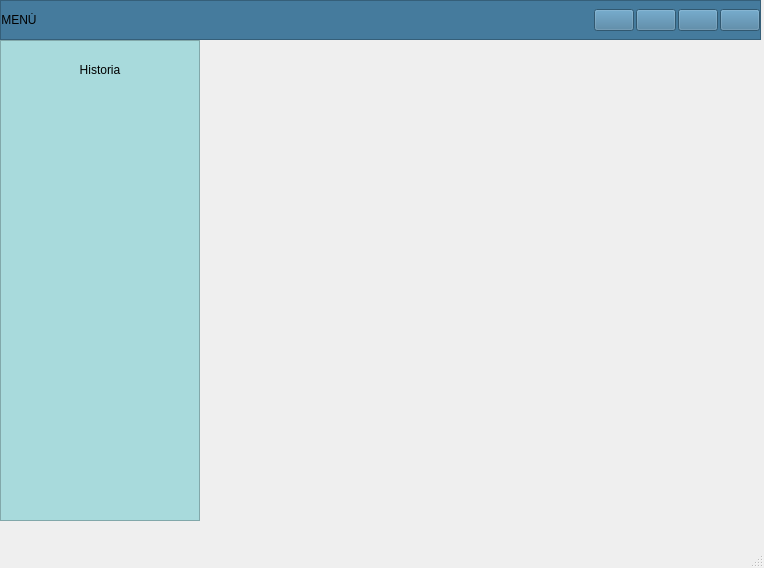
<?xml version="1.0" encoding="UTF-8"?>
<ui version="4.0">
 <class>MainWindow</class>
 <widget class="QMainWindow" name="MainWindow">
  <property name="geometry">
   <rect>
    <x>0</x>
    <y>0</y>
    <width>764</width>
    <height>568</height>
   </rect>
  </property>
  <property name="windowTitle">
   <string>MainWindow</string>
  </property>
  <widget class="QWidget" name="centralwidget">
   <widget class="QFrame" name="Frame_Superior">
    <property name="geometry">
     <rect>
      <x>0</x>
      <y>0</y>
      <width>761</width>
      <height>40</height>
     </rect>
    </property>
    <property name="minimumSize">
     <size>
      <width>0</width>
      <height>40</height>
     </size>
    </property>
    <property name="maximumSize">
     <size>
      <width>16777215</width>
      <height>40</height>
     </size>
    </property>
    <property name="styleSheet">
     <string notr="true">background-color: rgb(69, 123, 157);</string>
    </property>
    <property name="frameShape">
     <enum>QFrame::StyledPanel</enum>
    </property>
    <property name="frameShadow">
     <enum>QFrame::Raised</enum>
    </property>
    <layout class="QHBoxLayout" name="horizontalLayout_2">
     <property name="spacing">
      <number>2</number>
     </property>
     <property name="leftMargin">
      <number>0</number>
     </property>
     <property name="topMargin">
      <number>0</number>
     </property>
     <property name="rightMargin">
      <number>0</number>
     </property>
     <property name="bottomMargin">
      <number>0</number>
     </property>
     <item>
      <widget class="QPushButton" name="btn_menu">
       <property name="minimumSize">
        <size>
         <width>0</width>
         <height>0</height>
        </size>
       </property>
       <property name="maximumSize">
        <size>
         <width>16777215</width>
         <height>16777215</height>
        </size>
       </property>
       <property name="layoutDirection">
        <enum>Qt::LeftToRight</enum>
       </property>
       <property name="styleSheet">
        <string notr="true">QPushButton{
background-color:#457b9d;
font:87 12pt&quot;Arial Black&quot;;
border-radius:0px;
}

QPushButton:hover{
background-color: #a8dadc;
font:87 12pt&quot;Arial Back&quot;;
border-radius:0px;
}</string>
       </property>
       <property name="text">
        <string>MENÚ</string>
       </property>
       <property name="icon">
        <iconset>
         <normaloff>../../../Imagenes/bars-solid.svg</normaloff>../../../Imagenes/bars-solid.svg</iconset>
       </property>
      </widget>
     </item>
     <item>
      <spacer name="horizontalSpacer">
       <property name="orientation">
        <enum>Qt::Horizontal</enum>
       </property>
       <property name="sizeHint" stdset="0">
        <size>
         <width>523</width>
         <height>20</height>
        </size>
       </property>
      </spacer>
     </item>
     <item>
      <widget class="QPushButton" name="btn_minimizar">
       <property name="styleSheet">
        <string notr="true">QPushButtom{
border:0px;
}
QPushButton:hover{
border:5px solid #a8dadc;
background-color:#a8dadc;
}
</string>
       </property>
       <property name="text">
        <string/>
       </property>
       <property name="icon">
        <iconset>
         <normaloff>../../../Imagenes/window-minimize-solid.svg</normaloff>../../../Imagenes/window-minimize-solid.svg</iconset>
       </property>
      </widget>
     </item>
     <item>
      <widget class="QPushButton" name="btn_restaurar">
       <property name="styleSheet">
        <string notr="true">QPushButtom{
border:0px;
}
QPushButton:hover{
border:5px solid #a8dadc;
background-color:#a8dadc;
}</string>
       </property>
       <property name="text">
        <string/>
       </property>
       <property name="icon">
        <iconset>
         <normaloff>../../../Imagenes/window-restore-regular.svg</normaloff>../../../Imagenes/window-restore-regular.svg</iconset>
       </property>
      </widget>
     </item>
     <item>
      <widget class="QPushButton" name="btn_maximizar">
       <property name="styleSheet">
        <string notr="true">QPushButtom{
border:0px;
}
QPushButton:hover{
border:5px solid #a8dadc;
background-color:#a8dadc;
}</string>
       </property>
       <property name="text">
        <string/>
       </property>
       <property name="icon">
        <iconset>
         <normaloff>../../../Imagenes/window-maximize-solid.svg</normaloff>../../../Imagenes/window-maximize-solid.svg</iconset>
       </property>
      </widget>
     </item>
     <item>
      <widget class="QPushButton" name="btn_cerrar">
       <property name="maximumSize">
        <size>
         <width>16777215</width>
         <height>16777215</height>
        </size>
       </property>
       <property name="styleSheet">
        <string notr="true">QPushButtom{
border:0px;
}
QPushButton:hover{
border:5px solid #a8dadc;
background-color:#a8dadc;
}</string>
       </property>
       <property name="text">
        <string/>
       </property>
       <property name="icon">
        <iconset>
         <normaloff>../../../Imagenes/times-circle-solid.svg</normaloff>../../../Imagenes/times-circle-solid.svg</iconset>
       </property>
      </widget>
     </item>
    </layout>
   </widget>
   <widget class="QFrame" name="Frame_Inferior_Izq">
    <property name="geometry">
     <rect>
      <x>0</x>
      <y>40</y>
      <width>200</width>
      <height>481</height>
     </rect>
    </property>
    <property name="minimumSize">
     <size>
      <width>200</width>
      <height>0</height>
     </size>
    </property>
    <property name="maximumSize">
     <size>
      <width>200</width>
      <height>16777215</height>
     </size>
    </property>
    <property name="styleSheet">
     <string notr="true">QFrame{
background-color:#a8dadc;}

QPushButton{
background-color:#a8dadc;
border-top-left-radius: 20px;
border-bottom-left-radius: 20px;
font: 75 12pt &quot;Arial Narrow&quot;;
}
QPushButton:hover{
background-color:#a8dadc;
border-top-left-radius:20px;
border-bottom-left-radius:20px;
font: 75 12pt&quot;Arial Narrow&quot;;
}</string>
    </property>
    <property name="frameShape">
     <enum>QFrame::StyledPanel</enum>
    </property>
    <property name="frameShadow">
     <enum>QFrame::Raised</enum>
    </property>
    <layout class="QVBoxLayout" name="verticalLayout_3">
     <item>
      <widget class="QPushButton" name="pushButton_9">
       <property name="minimumSize">
        <size>
         <width>0</width>
         <height>40</height>
        </size>
       </property>
       <property name="maximumSize">
        <size>
         <width>16777215</width>
         <height>40</height>
        </size>
       </property>
       <property name="styleSheet">
        <string notr="true">QFrame{
background-color:#a8dadc;}

QPushButton{
background-color:#a8dadc;
border-top-left-radius: 20px;
border-bottom-left-radius: 20px;
font: 75 12pt &quot;Arial Narrow&quot;;
}
QPushButton:hover{
background-color:#f1faee;
border-top-left-radius:20px;
border-bottom-left-radius:20px;
font: 75 12pt&quot;Arial Narrow&quot;;
}
</string>
       </property>
       <property name="text">
        <string>Historia</string>
       </property>
       <property name="icon">
        <iconset>
         <normaloff>../../../Imagenes/history-solid.svg</normaloff>../../../Imagenes/history-solid.svg</iconset>
       </property>
      </widget>
     </item>
     <item>
      <spacer name="verticalSpacer">
       <property name="orientation">
        <enum>Qt::Vertical</enum>
       </property>
       <property name="sizeHint" stdset="0">
        <size>
         <width>20</width>
         <height>194</height>
        </size>
       </property>
      </spacer>
     </item>
    </layout>
   </widget>
   <widget class="QStackedWidget" name="stackedWidget">
    <property name="geometry">
     <rect>
      <x>200</x>
      <y>40</y>
      <width>561</width>
      <height>471</height>
     </rect>
    </property>
    <property name="currentIndex">
     <number>4</number>
    </property>
    <widget class="QWidget" name="Pag_1"/>
    <widget class="QWidget" name="Pag_2"/>
    <widget class="QWidget" name="Pag_3"/>
    <widget class="QWidget" name="Pag_4"/>
    <widget class="QWidget" name="Pag_5"/>
   </widget>
  </widget>
  <widget class="QMenuBar" name="menubar">
   <property name="geometry">
    <rect>
     <x>0</x>
     <y>0</y>
     <width>764</width>
     <height>26</height>
    </rect>
   </property>
  </widget>
  <widget class="QStatusBar" name="statusbar"/>
 </widget>
 <resources/>
 <connections/>
</ui>
